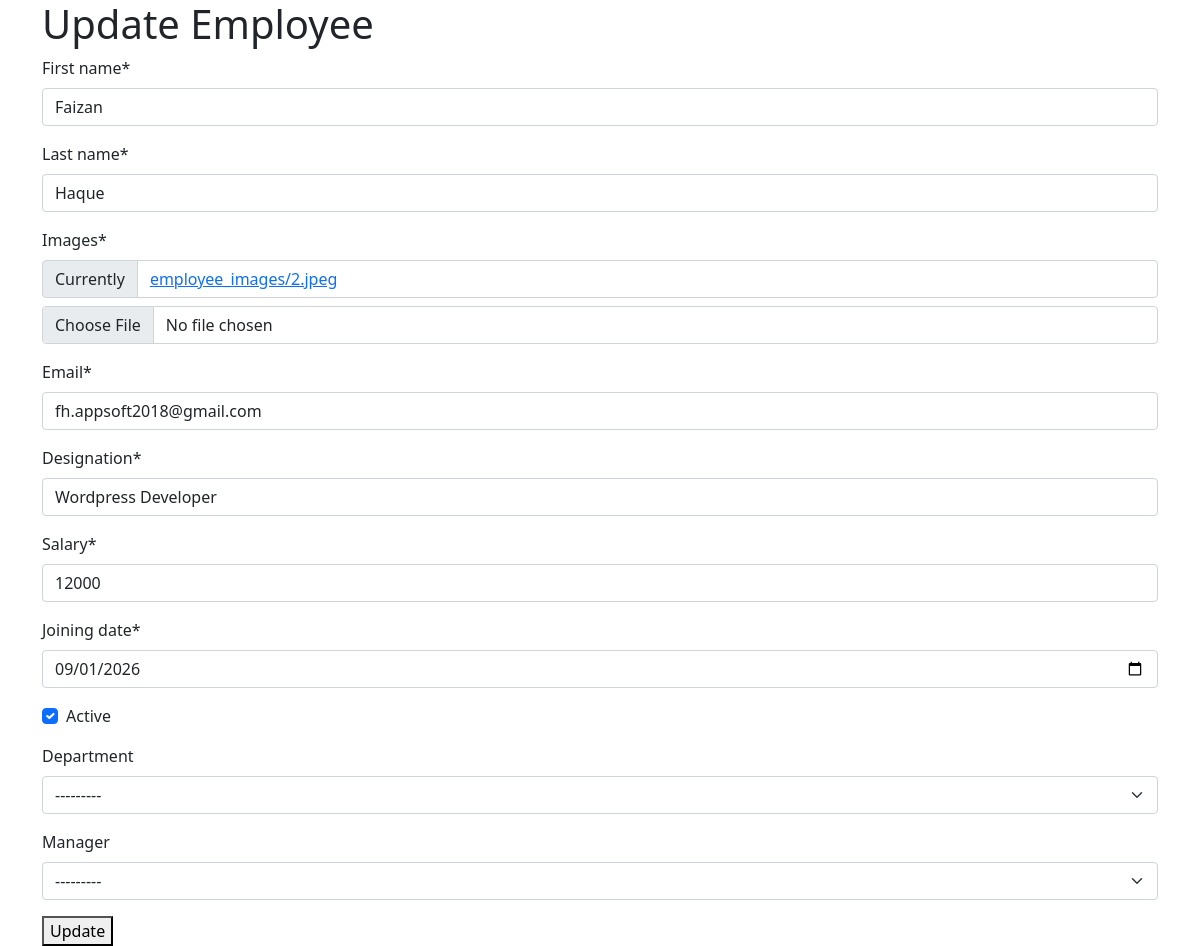
The app's page /employee/edit/4/ (signed in) with its own data.
### employees/models.py (models this page shows, shortened)
class Employee(models.Model):
    first_name = models.CharField(max_length=50)
    last_name = models.CharField(max_length=50)
    images = models.ImageField(upload_to='employee_images/', default='media/default.png')
    email = models.EmailField(unique=True)
    designation = models.CharField(max_length=50)
    salary = models.IntegerField()
    joining_date = models.DateField()
    active = models.BooleanField(default=True)
    department = models.ForeignKey(Department, on_delete=models.SET_NULL, blank=True, null=True)
    manager = models.ForeignKey("self", on_delete=models.SET_NULL, blank=True, null=True)
    def __str__(self):
        return f"{self.first_name} - {self.last_name}"

### employees/views.py (the view)
# urls.py: path('edit/<int:id>/', views.edit_employee, name='edit_employee'),
@login_required
def edit_employee(request, id):
    employee = get_object_or_404(Employee, id=id)
    if request.method == "POST":
        form = EmployeeForm(request.POST, request.FILES, instance=employee)
        if form.is_valid():
            form.save()
            messages.success(request, 'Employee Updated successfully!')
            return redirect('home')
    form = EmployeeForm(instance=employee)
    context = {
        'form' : form
    }
    return render(request, 'edit_employee.html', context)

### employees/forms.py
class EmployeeForm(forms.ModelForm):
    class Meta:
        model = Employee
        fields = '__all__'
        widgets = {
           'joining_date': forms.DateInput(attrs={'type': 'date'}),
        }

### employees/models.py (called while the page is built)
    def __str__(self):
        return f"{self.name} - {self.location}"

### templates/edit_employee.html (shortened to what this page needs)
{% load crispy_forms_tags %}
<!doctype html>
<html lang="en">
  <head>
    <link href="https://cdn.jsdelivr.net/npm/bootstrap@5.0.2/dist/css/bootstrap.min.css" rel="stylesheet">
  </head>
  <body>
    <form action="{% url 'edit_employee' form.instance.id%}" method="post" enctype="multipart/form-data">
       <div class="container">
        <h1>Update Employee</h1>
        {{ form | crispy}}
        <button type="submit">Update</button>
       </div>
    </form>
  </body>
</html>

### records on screen
Employee: first_name "Faizan", last_name "Haque", email "fh.appsoft2018@gmail.com", designation "Wordpress Developer", salary "12000", joining_date "09/01/2026", active "☑", department "---------", manager "---------"
